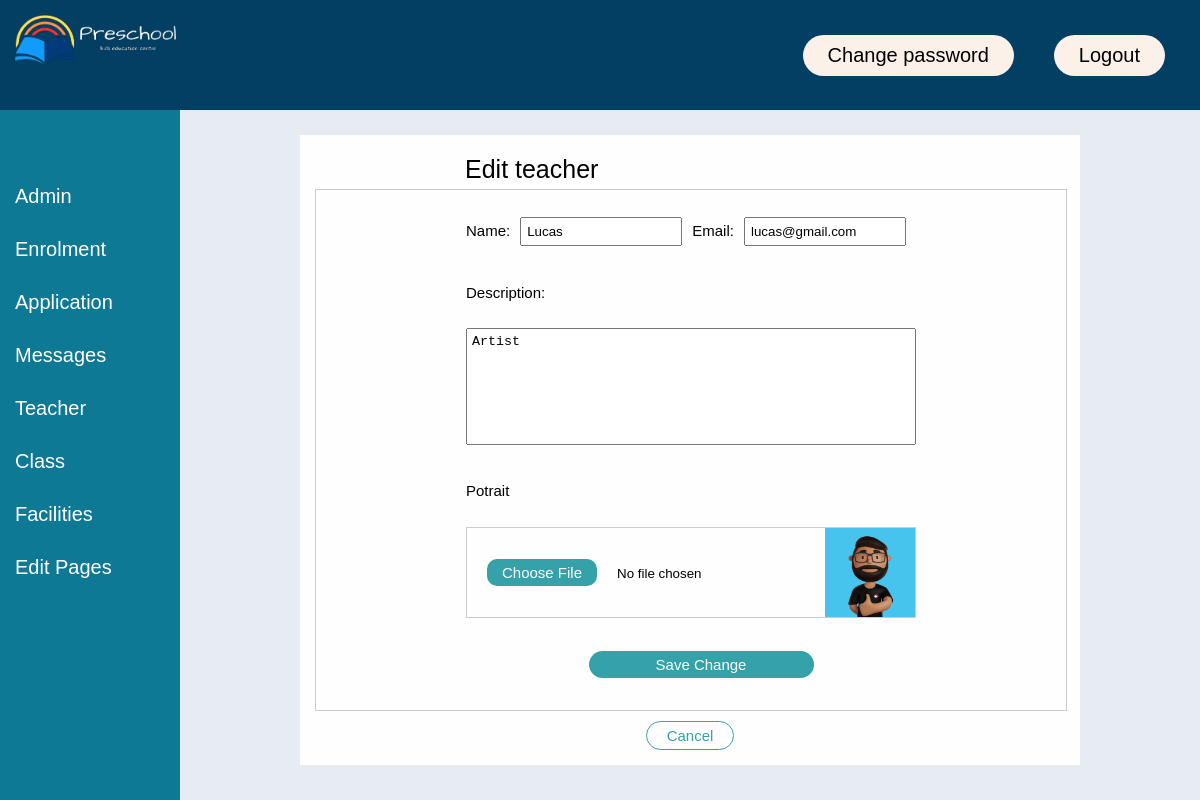
Page /teacher/teacher_edit.php?id=9 (signed in) on the committed database.
### tables this page shows
CREATE TABLE `teacher` (
  `teacher_id` int(11) NOT NULL,
  `tc_name` varchar(120) DEFAULT NULL,
  `tc_email` varchar(120) DEFAULT NULL,
  `tc_pic` varchar(120) DEFAULT NULL,
  `tc_desc` varchar(120) DEFAULT NULL
);

### teacher/teacher_edit.php (the view, shortened to what this page needs)
<?php
include("../config.php");
?>
<!DOCTYPE html>
<html lang="en">
  <head>
    <link rel="stylesheet" href="../css/teacher_admin.css">
    <link rel="stylesheet" href="../css/admin_header.css">
</head>
<body>
    <?php include('../admin_header.php');
    $tc_name = "";
    $tc_desc="";
    $tc_email = "";
    $tc_pic =" ";
    if(isset($_GET["id"]) && $_GET["id"] != ""){ ;
        $sql = "SELECT * FROM teacher WHERE teacher_id=". $_GET["id"];
        $result = mysqli_query($conn, $sql);
        if (mysqli_num_rows($result) > 0) {
            $row = mysqli_fetch_assoc($result);
            $tc_name = $row["tc_name"];
            $tc_desc= $row["tc_desc"];
            $tc_email = $row["tc_email"];
            $tc_pic = $row["tc_pic"];
        }
    }
    ?>
    <div class="teacher_add_div">
        <h1>Edit teacher</h1>
        <form action="teacher_edit_action.php" method="post"  enctype="multipart/form-data">
            <div class="name_email_div">
                <label for="tc_name">Name:</label>
                <input type="text" id="tc_name" name="tc_name" value="<?php echo $tc_name ?>" required>
                <label for="tc_email">Email:</label>
                <input type="email" id="tc_email" name="tc_email" value="<?php echo $tc_email ?>" required >
            </div>
            <label for="tc_desc">Description:</label>
            <textarea type="text" id="tc_desc" name="tc_desc" cols="30" rows="7"><?php echo $tc_desc ?></textarea>
            <label for="tc_pic">Potrait</label>
            <div class="upload_pic_div">
                <input type="file" id="img_file" name="img_file"  accept=".jpg, .jpeg, .png" onchange="previewImage()">
                <img src="<?php echo $tc_pic ?>" id="img_preview" alt="Image Preview" >
            </div>
            <div class="teacher_add_button">
                <input type="submit" value="Save Change">
            </div>
        </form>
        <div style="display: flex;  justify-content: center; align-items: center;">
            <a href="teacher.php" onclick='return confirm("Stop Editing?");'><button>Cancel</button></a>
        </div>
    </div>
</body>
</html>

### css/teacher_admin.css (style rules this page uses)
.teacher_add_div { height: 75%; margin: 25px; margin-left: 25%; margin-right: 10%; padding: 15px; display: flex; justify-content: space-evenly; flex-direction: column; background-color: #fefefe; }
.teacher_add_div h1 { width: 60%; margin: 5px; margin-left: auto; margin-right: auto; text-align: left; font-size: 25px; font-weight: normal; }
.teacher_add_div form { margin: 0; margin-left: auto; margin-right: auto; padding: 0 20%; height: 100%; width: 60%; display: flex; justify-content: space-evenly; flex-direction: column; border: solid 1px #ccc; font-size: 15px; }
.name_email_div { width: 100%; margin-top: 5px; display: flex; justify-content: space-between; }
.name_email_div label, input { margin-right: 10px; }
.teacher_add_div input { width: 100%; padding: 5px; margin-bottom: 10px; box-sizing: border-box; }
.teacher_add_div label { margin-top: 5px; margin-bottom: 5px; }
.teacher_add_div textarea { padding: 5px; margin-bottom: 10px; resize: none; }
.teacher_add_div input[type="file"] { margin-right: 0px; }
.upload_pic_div { display: flex; align-items: center; border: solid 1px #ccc; margin-bottom: 10px; }
.upload_pic_div input { margin-bottom: 0; padding: 10px 20px; }
.upload_pic_div img { width: 20%; }
.teacher_add_button { display: flex; justify-content: space-evenly; }
.teacher_add_button input[type="submit"], input[type="reset"] { text-align: center; margin: 0px 20px; margin-bottom: 10px; width: 50%; }
.teacher_add_div input[type="submit"], input[type="reset"] { margin-right: 0; padding: 5px 20px; align-items: center; text-align: center; background-color: #35a2a9; border: none; border-radius: 50px; font-size: 15px; color: #fefefe; }
.teacher_add_div button { margin-top: 10px; margin-left: auto; margin-right: auto; padding: 5px 20px; text-align: center; background-color: #fefefe; border: solid 1px #35a2a9; border-radius: 50px; font-size: 15px; color: #35a2a9; }

### css/admin_header.css (style rules this page uses)
html { height: 100%; }
body { font-family: "Montserrat", sans-serif; font-weight: 500; font-size: 20px; text-decoration: none; box-sizing: border-box; height: 100%; margin: 0; padding: 0; background-color: #e6ecf1; }

### rows in the picture
teacher: tc_name "Lucas", tc_email "lucas@gmail.com", tc_desc "Artist", tc_pic (picture)
